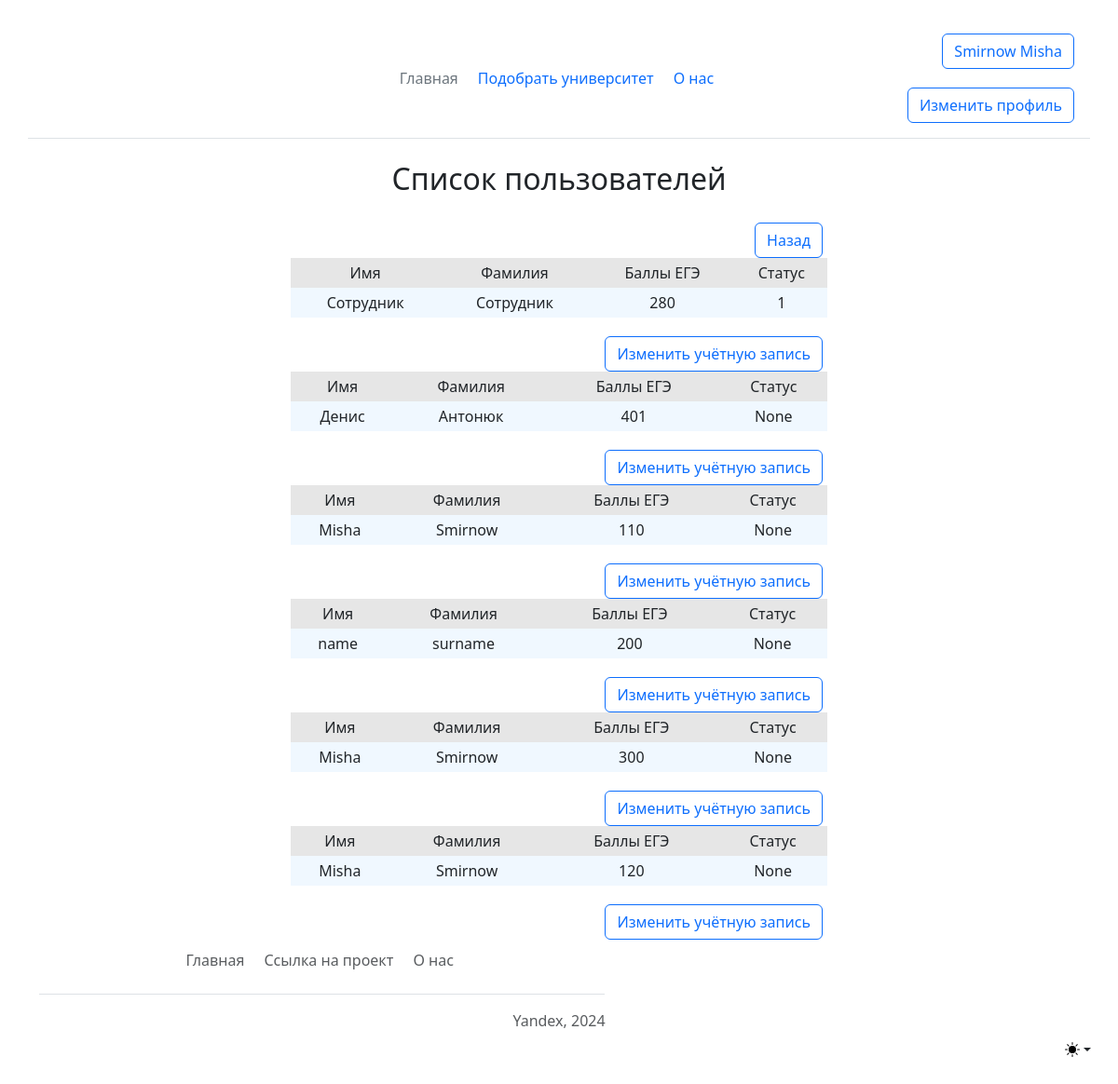
/users_list (signed in), run on an earlier commit of the app's database.
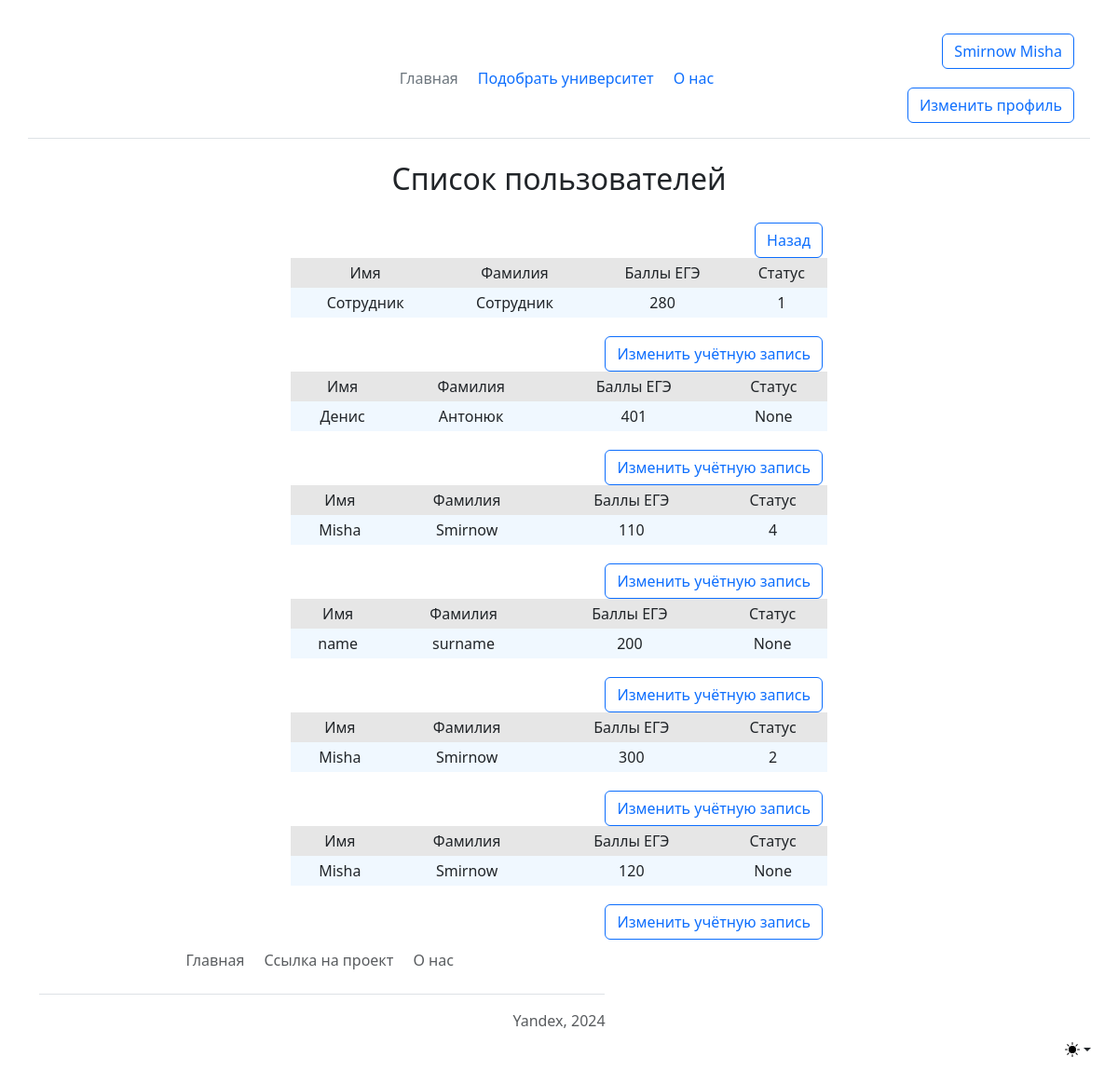
And on a later commit of the database.
### data/users.py (models this page shows, shortened)
class User(SqlAlchemyBase, UserMixin, SerializerMixin):
    __tablename__ = 'users'
    id = sqlalchemy.Column(sqlalchemy.Integer,
                           primary_key=True, autoincrement=True)
    surname = sqlalchemy.Column(sqlalchemy.String, nullable=True)
    name = sqlalchemy.Column(sqlalchemy.String, nullable=True)
    email = sqlalchemy.Column(sqlalchemy.String,
                              index=True, unique=True, nullable=True)
    hashed_password = sqlalchemy.Column(sqlalchemy.String, nullable=True)
    modified_date = sqlalchemy.Column(sqlalchemy.DateTime,
                                      default=datetime.datetime.now)
    address = sqlalchemy.Column(sqlalchemy.String, nullable=True)
    min_ege_score = sqlalchemy.Column(sqlalchemy.Integer, nullable=True)
    type = sqlalchemy.Column(sqlalchemy.Integer, nullable=True)

### main.py (the view)
@app.route('/users_list', methods=['GET', 'POST'])
@login_required
def users_list():
    users = db_sess.query(User).all()
    type = db_sess.query(Type).all()
    return render_template('users.html', title='Журнал факультетов', users=users, type=type)

### data/db_session.py (called while the page is built)
def create_session() -> Session:
    global __factory
    return __factory()

### main.py (called while the page is built)
@login_manager.user_loader
def load_user(user_id: int):
    db_sess = db_session.create_session()
    return db_sess.query(User).get(user_id)

### templates/users.html (shortened to what this page needs)
{% extends 'base.html' %}
{% block content %}
    <div class="dropdown position-fixed bottom-0 end-0 mb-3 me-3 bd-mode-toggle">
      <button class="btn btn-bd-primary py-2 dropdown-toggle d-flex align-items-center" id="bd-theme" type="button" aria-expanded="false" data-bs-toggle="dropdown" aria-label="Toggle theme (light)">
        <svg class="bi my-1 theme-icon-active" width="1em" height="1em"><use href="#sun-fill"></use></svg>
      </button>
    </div>
<main class="container form-signin w-50 m-auto">
    <h2 align="center">Список пользователей</h2>
    <a class="btn btn-outline-primary" href="http://localhost:5000/">Назад</a>
    {% for user in users %}
        <table class="tbl">
            <tr class="mn">
                <td>Имя</td>
                <td>Фамилия</td>
                <td>Баллы ЕГЭ</td>
                <td>Статус</td>
            </tr>
            <tr>
                <td>{{ user.name }}</td>
                <td>{{ user.surname }}</td>
                <td>{{ user.min_ege_score }}</td>
                <td>{{ user.type }}</td>
            </tr>
        </table>
    <a class="btn btn-outline-primary" href="http://localhost:5000/user/{{ user.id }}">Изменить учётную запись</a>
    {% endfor %}
</main>
{% endblock %}

### templates/base.html (shortened to what this page needs)
<!DOCTYPE html>
<html lang="ru">
<head>
    <link rel="stylesheet" href="css/style.css">
    <link rel="stylesheet" href="{{url_for('static', filename='css/main.css') }}">
    <link rel="stylesheet" href="https://cdn.jsdelivr.net/npm/bootstrap@5.3.2/dist/css/bootstrap.min.css"
>
</head>
<body>
    <header class="container d-flex flex-wrap align-items-center justify-content-center justify-content-md-between py-3 mb-4 border-bottom">
    <div class="col-md-3 mb-2 mb-md-0">
        <a href="/" class="d-inline-flex link-body-emphasis text-decoration-none">
            <svg class="bi" width="40" height="32" role="img" aria-label="Bootstrap">
                <use xlink:href="#bootstrap"></use>
            </svg>
        </a>
    </div>
    <ul class="nav col-12 col-md-auto mb-2 justify-content-center mb-md-0">
        <li><a href="/home" class="nav-link px-2 link-secondary">Главная</a></li>
        <li><a href="/select_universities" class="nav-link px-2">Подобрать университет</a></li>
        <li><a href="/about" class="nav-link px-2">О нас</a></li>
    </ul>
    <div class="col-md-3 text-end">
            {% if current_user.is_authenticated %}
                <a class="btn btn-outline-primary" href="/logout">{{ current_user.surname }} {{ current_user.name }}</a>
                <a class="btn btn-outline-primary" href="/user/{{ current_user.id }}">Изменить профиль</a>
            {% else %}
                <a href="/login" type="button" class="btn btn-outline-primary me-2">Войти</a>
                <a href="/register" type="button" class="btn btn-outline-primary me-2">Создать аккаунт</a>
            {% endif %}
    </div>
    </header>
    {% block content %}{% endblock %}
    <footer class="container py-3 my-4">
    <ul class="nav justify-content-center border-bottom pb-3 mb-3">
        <li class="nav-item"><a href="/home" class="nav-link px-2 text-body-secondary">Главная</a></li>
        <li class="nav-item"><a href="https://github.com/Mishgite/Choosing_institute"
                                class="nav-link px-2 text-body-secondary">Ссылка на проект</a></li>
        <li class="nav-item"><a href="/about" class="nav-link px-2 text-body-secondary">О нас</a></li>
    </ul>
    <p class="text-center text-body-secondary">Yandex, 2024</p>
    </footer>
</body>
</html>

### static/css/style.css (style rules this page uses)
tr.mn { text-align: center; background-color: #e6e6e6; }
.tbl { width: 100%; text-align: center; background-color: aliceblue; line-height: 30px; }
a { display: inline-block; float: right; margin-right: 5px; margin-top: 1.25em; }

What changed in the data, as far as the page shows it:
changed User (number 1 of 6 on the later page): type "None" → "4"
changed User (number 5 of 6 on the later page): type "None" → "2"
